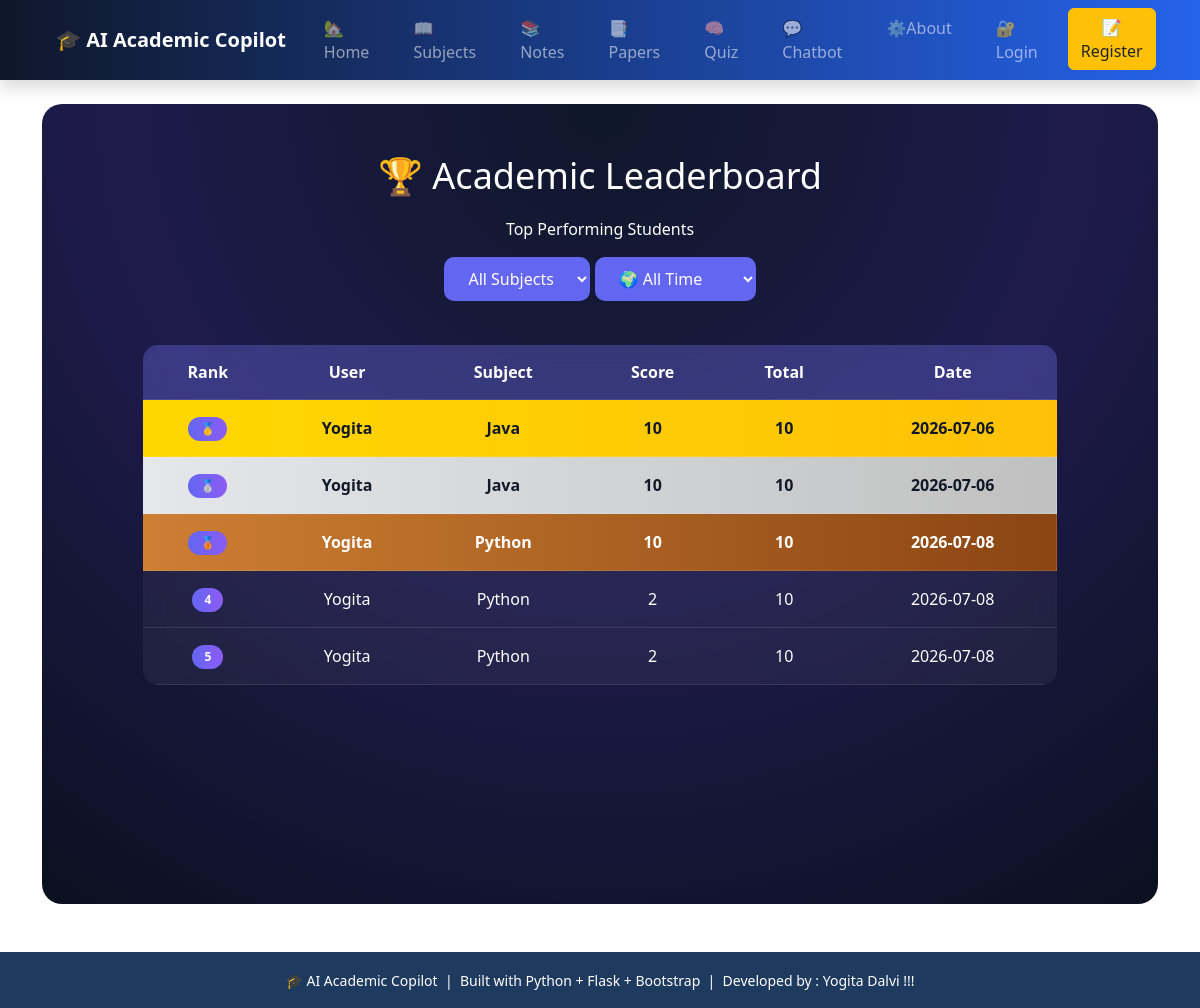
The app's page /leaderboard with its own data.
### tables this page shows
CREATE TABLE quiz_results (
    id INTEGER PRIMARY KEY AUTOINCREMENT,
    user_id INTEGER,
    subject TEXT,
    score INTEGER,
    total INTEGER,
    created_at TEXT
);

CREATE TABLE users (
    id INTEGER PRIMARY KEY AUTOINCREMENT,
    fullname TEXT,
    email TEXT,
    username TEXT UNIQUE,
    password TEXT,
    role TEXT DEFAULT 'student'
);

### app.py (the view)
@app.route("/leaderboard")
def leaderboard():
    conn = get_db()
    cur = conn.cursor()
    subject = request.args.get("subject", "All")
    period = request.args.get("period", "all")
    query = """
        SELECT users.username,
               quiz_results.subject,
               quiz_results.score,
               quiz_results.total,
               quiz_results.created_at
        FROM quiz_results
        JOIN users
        ON quiz_results.user_id = users.id
    """
    conditions = []
    params = []
    if subject != "All":
        conditions.append("quiz_results.subject=?")
        params.append(subject)
    if period == "today":
        conditions.append("created_at=?")
        params.append(str(date.today()))
    elif period == "week":
        week = date.today() - timedelta(days=7)
        conditions.append("created_at>=?")
        params.append(str(week))
    if conditions:
        query += " WHERE " + " AND ".join(conditions)
    query += " ORDER BY score DESC"
    cur.execute(query, params)
    data = cur.fetchall()
    current_user = session.get("username")
    your_rank = None
    for i, row in enumerate(data, start=1):
        if row["username"] == current_user:
            your_rank = i
            break
    return render_template(
        "leaderboard.html",
        data=data,
        selected_subject=subject,
        selected_period=period,
        current_user=current_user,
        your_rank=your_rank
    )

### app.py (called while the page is built)
def get_db():
    conn = sqlite3.connect(DB_PATH)
    conn.row_factory = sqlite3.Row
    return conn

### templates/leaderboard.html (shortened to what this page needs)
{% extends "base.html" %}
{% block content %}
<div class="lb-container">
    <h1>🏆 Academic Leaderboard</h1>
    <p>Top Performing Students</p>
    <form method="GET">
    <select name="subject" onchange="this.form.submit()">
        <option value="All">All Subjects</option>
    </select>
    <select name="period" onchange="this.form.submit()">
    <option value="all"
    {% if selected_period=="all" %}selected{% endif %}>
    🌍 All Time
    </option>
</select>
</form>
<br>
    <table>
        <tr>
            <th>Rank</th>
            <th>User</th>
            <th>Subject</th>
            <th>Score</th>
            <th>Total</th>
            <th>Date</th>
        </tr>
        {% for row in data %}
        <tr class="
            {% if loop.index == 1 %}
                gold
            {% elif loop.index == 2 %}
                silver
            {% elif loop.index == 3 %}
                bronze
            {% endif %}
        ">
            <td>
                {% if loop.index == 1 %}
                    <span class="badge">🥇</span>
                {% elif loop.index == 2 %}
                    <span class="badge">🥈</span>
                {% elif loop.index == 3 %}
                    <span class="badge">🥉</span>
                {% else %}
                    <span class="badge">{{ loop.index }}</span>
                {% endif %}
            </td>
            <td>{{ row["username"] }}</td>
            <td>{{ row["subject"] }}</td>
            <td>{{ row["score"] }}</td>
            <td>{{ row["total"] }}</td>
            <td>{{ row["created_at"] }}</td>
        </tr>
        {% endfor %}
    </table>
</div>
{% endblock %}

### templates/base.html (shortened to what this page needs)
<!DOCTYPE html>
<html lang="en">
<head>
    <link href="https://cdn.jsdelivr.net/npm/bootstrap@5.3.3/dist/css/bootstrap.min.css" rel="stylesheet">
    <link rel="stylesheet" href="{{ url_for('static', filename='css/chatbot.css') }}">
    <link rel="stylesheet" href="{{ url_for('static', filename='css/style.css') }}">
</head>
<nav class="navbar navbar-expand-lg navbar-dark bg-primary shadow">
    <div class="container">
        <a class="navbar-brand fw-bold" href="/">
            🎓 AI Academic Copilot
        </a>
        <div class="collapse navbar-collapse" id="navbarNav">
            <ul class="navbar-nav me-auto">
                <li class="nav-item">
                    <a class="nav-link" href="/">🏡Home</a>
                </li>
                <li class="nav-item">
                    <a class="nav-link" href="/subjects">📖Subjects</a>
                </li>
                <li class="nav-item">
                    <a class="nav-link" href="/notes">📚Notes</a>
                </li>
                <li class="nav-item">
                    <a class="nav-link" href="/papers">📑Papers</a>
                </li>
                <li class="nav-item">
                    <a class="nav-link" href="/quiz">🧠Quiz</a>
                </li>
                <li class="nav-item">
                    <a class="nav-link" href="/chatbot">💬Chatbot</a>
                </li>
                <li class="nav-item">
                    <a class="nav-link" href="/about">⚙️About</a>
                </li>
            </ul>
            <ul class="navbar-nav">
                {% if session.get('user_id') %}
                <li class="nav-item">
                    <a class="nav-link" href="/dashboard">
                        📊 Dashboard
                    </a>
                </li>
                <li class="nav-item">
                    <span class="nav-link">
                        👤 {{ session.username }}
                    </span>
                </li>
                <li class="nav-item">
                    <a class="btn btn-danger ms-2" href="/logout">
                        🔓Logout
                    </a>
                </li>
                {% else %}
                <li class="nav-item">
                    <a class="nav-link" href="/login">
                        🔐Login
                    </a>
                </li>
                <li class="nav-item">
                    <a class="btn btn-warning text-dark ms-2"
                       href="/register">
                        📝Register
                    </a>
                </li>
                {% endif %}
            </ul>
        </div>
    </div>
</nav>
<div class="container mt-4">
    {% block content %}
    {% endblock %}
</div>
    <footer style="background-color: #1e3a5f;" class="text-white text-center py-3 mt-5">
        <small>
            🎓 AI Academic Copilot &nbsp;|&nbsp;
            Built with Python + Flask + Bootstrap &nbsp;|&nbsp;
            Developed by : Yogita Dalvi !!!
        </small>
    </footer>
</body>
</html>

### static/css/chatbot.css (style rules this page uses)
* { margin:0; padding:0; box-sizing:border-box; font-family:"Segoe UI",sans-serif; }

### static/css/style.css (style rules this page uses)
nav { background:linear-gradient(90deg,#0f172a,#2563eb); padding:18px 35px; display:flex; align-items:center; justify-content:space-between; box-shadow:0 4px 12px rgba(0,0,0,0.2); }
nav a { color:#f8fafc; margin:0 14px; text-decoration:none; font-size:17px; font-weight:500; transition:0.3s; }

### templates/leaderboard.html (style rules this page uses)
.lb-container { padding:50px; min-height:100vh; background: radial-gradient(circle at top,#0f172a,#1e1b4b,#0b1020); color:white; border-radius:20px; text-align:center; }
.lb-container h1 { font-size:36px; margin-bottom:20px; }
table { width:90%; margin:auto; border-collapse:collapse; background:rgba(255,255,255,0.05); backdrop-filter:blur(10px); border-radius:15px; overflow:hidden; }
th, td { padding:15px; border-bottom:1px solid rgba(255,255,255,0.1); }
th { background:rgba(99,102,241,0.3); }
.badge { padding:6px 12px; border-radius:20px; background:linear-gradient(90deg,#6366f1,#8b5cf6); font-weight:bold; color:white; }
.gold { background:linear-gradient(90deg,#FFD700,#FFC107); color:#111827; font-weight:bold; }
.silver { background:linear-gradient(90deg,#E5E7EB,#C0C0C0); color:#111827; font-weight:bold; }
.bronze { background:linear-gradient(90deg,#CD7F32,#8B4513); color:white; font-weight:bold; }
select { padding:10px 20px; border:none; border-radius:10px; background:#6366f1; color:white; font-size:16px; cursor:pointer; margin-bottom:20px; }

### records on screen
quiz_results: username "Yogita", subject "Java", score "10", total "10", created_at "2026-07-06"
quiz_results: username "Yogita", subject "Java", score "10", total "10", created_at "2026-07-06"
quiz_results: username "Yogita", subject "Python", score "10", total "10", created_at "2026-07-08"
quiz_results: username "Yogita", subject "Python", score "2", total "10", created_at "2026-07-08"
quiz_results: username "Yogita", subject "Python", score "2", total "10", created_at "2026-07-08"
